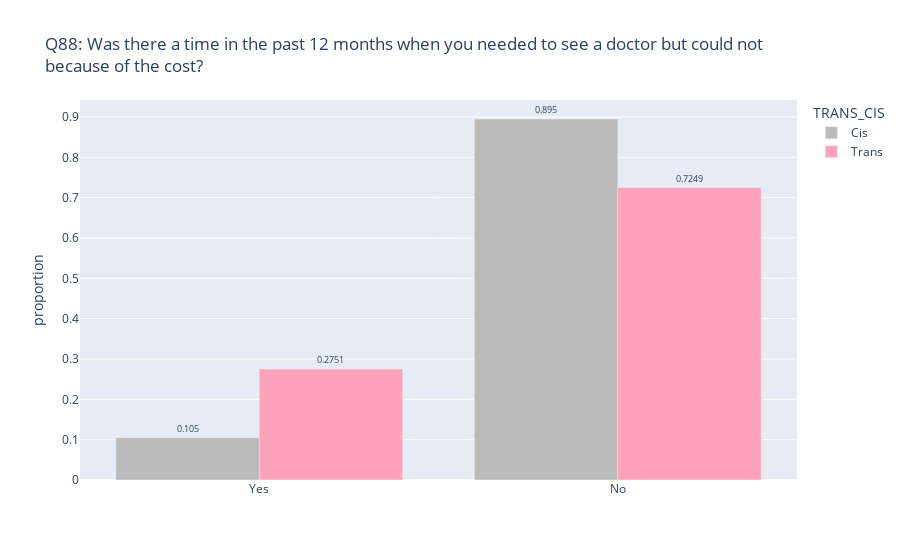

Here is the notebook cell this chart was saved with:
### Code cell
trans_vs_cis(q88, 'Q88')

### Figure 1 — Plotly figure (JSON) as saved in the notebook; plotly's stock layout.template omitted (floating-point values rounded to 4 significant figures)
{"data": [{"alignmentgroup": "True", "hovertemplate": "TRANS_CIS=Cis<br>Q88=%{x}<br>value=%{y}<br>text=%{text}<extra></extra>", "legendgroup": "Cis", "marker": {"color": "#bababa", "pattern": {"shape": ""}}, "name": "Cis", "offsetgroup": "Cis", "orientation": "v", "showlegend": true, "text": [0.105, 0.895], "textfont": {"size": 9}, "textposition": "outside", "type": "bar", "x": ["Yes", "No"], "xaxis": "x", "y": [0.105, 0.895], "yaxis": "y"}, {"alignmentgroup": "True", "hovertemplate": "TRANS_CIS=Trans<br>Q88=%{x}<br>value=%{y}<br>text=%{text}<extra></extra>", "legendgroup": "Trans", "marker": {"color": "#fca2bb", "pattern": {"shape": ""}}, "name": "Trans", "offsetgroup": "Trans", "orientation": "v", "showlegend": true, "text": [0.2751, 0.7249], "textfont": {"size": 9}, "textposition": "outside", "type": "bar", "x": ["Yes", "No"], "xaxis": "x", "y": [0.2751, 0.7249], "yaxis": "y"}], "layout": {"barmode": "group", "legend": {"title": {"text": "TRANS_CIS"}, "tracegroupgap": 0}, "title": {"text": "Q88: Was there a time in the past 12 months when you needed to see a doctor but could not<br>because of the cost?"}, "xaxis": {"anchor": "y", "domain": [0, 1], "title": {"text": ""}}, "yaxis": {"anchor": "x", "domain": [0, 1], "title": {"text": "proportion"}}}}
